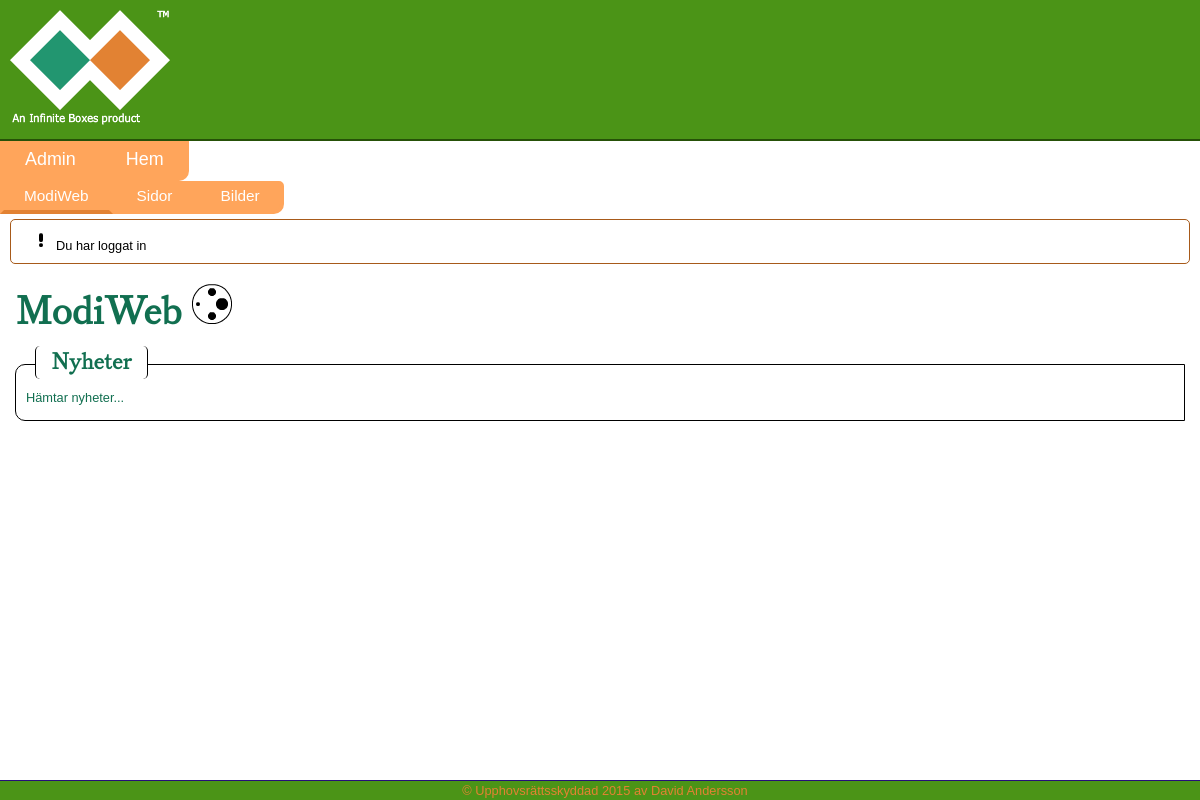
Page /admin_modiweb (signed in) on the committed database.
### tables this page shows
CREATE TABLE IF NOT EXISTS `modiweb_pages` (
  `id` int(11) NOT NULL AUTO_INCREMENT,
  `parent` tinytext,
  `name` tinytext,
  `protected` int(1) NOT NULL DEFAULT '0',
  `inmenu` int(1) NOT NULL DEFAULT '1',
  `ord` int(4) DEFAULT NULL,
  `getVars` tinytext,
  `description` text,
  `url` tinytext,
  `content` longtext,
  KEY `Index 1` (`id`)
);

CREATE TABLE IF NOT EXISTS `modiweb_texts` (
  `id` int(11) NOT NULL AUTO_INCREMENT,
  `name` tinytext NOT NULL,
  `content` text NOT NULL,
  `align` tinytext NOT NULL,
  `float` tinytext NOT NULL,
  KEY `id` (`id`)
);

### inc/config.php (called while the page is built, shortened)
<?php
class Config {
	private static $db = [];
	private static $menu = [];
	static public function init() {
		self::$db["prefix"] = "modiweb";
		self::$menu["orientation"] = "horizontal";
	}
	public static function getMenu() {
		return self::$menu;
	}
	public static function dbPrefix() {
		return self::$db["prefix"]."_";
	}
}

### modules/sql/index.php (called while the page is built, shortened)
<?php
class sql {
	private static $pdo;
	public static function init() {
		$db = Config::getDB();
		$options  = array(PDO::MYSQL_ATTR_INIT_COMMAND => "SET NAMES 'UTF8'");
		self::$pdo = new PDO($db["dsn"], $db["user"], $db["pass"], $options);
	}
	public static function get($q) {
		$q = str_replace(";", "", $q);
		$todo = self::$pdo->prepare($q.";");
		$todo->setFetchMode(PDO::FETCH_ASSOC);
		$todo->execute();
		if($todo->rowCount() > 1) {
			return $todo->fetchAll();
		} elseif($todo->rowCount() == 1) {
			return $todo->fetch();
		} else {
			return false;
		}
	}
}
?>

### modules/elements/index.php (the view, shortened to what this page needs)
<?php
class elements {
	public static function write($type = "", $id = "", $parameters = "") {
		$t = sql::get("SELECT name,id FROM ".Config::dbPrefix()."texts");
		$texts = [];
		foreach($t as $k => $v) {
			array_push($texts, ["name" => $v["name"], "id" => $v["id"]]);
		}
		foreach($texts as $k => $v) {
			if((isset($_SESSION["user"])) && (page::isEditable() === true)) {
				$id = str_ireplace("!:!".$v["name"]."!:!", "<a href=\"#\" class=\"edit\" onclick=\"edit(".$v["id"].");\">".sql::get("SELECT content FROM ".Config::dbPrefix()."texts WHERE name = '".$v["name"]."';")["content"]."</a>", $id);
			} else {
				$id = str_ireplace("!:!".$v["name"]."!:!", sql::get("SELECT content FROM ".Config::dbPrefix()."texts WHERE name = '".$v["name"]."';")["content"], $id);
			}
		}
		if($type != "") {
			echo("<".$type.$parameters.">".$id."</".$type.">");
		} else {
			echo($id);
		}
	}
	public static function group($content, $minimizable = false, $title = false, $id = false, $attr = false, $class = false, $contentAttr = false) {
		if($id !== false) {
			$idt = " id=\"".$id."\"";
		} else {
			$idt = "";
		}
		if($attr !== false) {
			$attr = " ".$attr;
		} else {
			$attr = "";
		}
		if($class !== false) {
			$class = " ".$class;
		} else {
			$class = "";
		}
		if($contentAttr !== false) {
			$contentAttr = " ".$contentAttr;
		} else {
			$contentAttr = "";
		}
		if($minimizable === true) {
			$minimize = " onclick=\"groupMinimize(this);\" onmouseover=\"popup('Minimera');\"";
		} else {
			$minimize = "";
		}
		if($title != false) {
			return "<div class=\"group".$class."\"".$idt.$attr."><div class=\"grouptitle\"".$minimize."><h3>".$title."</h3></div><div class=\"groupcontent\"".$contentAttr.">".$content."</div></div>
";
		}
	}
}

### inc/menu.php (shortened to what this page needs)
<?php
class menu {
	static private $items;
	static public function init() {
		$pages = sql::get("SELECT * FROM ".Config::dbPrefix()."pages WHERE url IS NOT NULL AND inmenu = 1 ORDER BY -ord DESC");
	}
	static public function add($name, $url, $parent = "main") {
		$toPush = ["name" => $name, "url" => $url];
		if(!isset(self::$items[$parent])) {
			self::$items[$parent] = [];
		}
		array_push(self::$items[$parent], $toPush);
	}
	static public function write() {
		self::init();
		$conf = Config::getMenu();
		if($conf["orientation"] == "horizontal") {
			$childExists = false;
			if($childExists == true) {
				echo("<div id=\"menu\">");
			} else {
				echo("<div id=\"menu\">");
			}
			$sw = false;
			foreach(self::$items as $k => $v) {
				if($sw == false) {
					echo("<div class=\"menu\" id=\"main\"><ul>");
				} else {
					$childExists = false;
					foreach($v as $k2 => $v2) {
						if($v2["url"] == $_SESSION["page"]) {
							$childExists = true;
						}
					}
					if(($k == $_SESSION["page"]) || ($childExists == true)) {
						$dis = "";
					} else {
						$dis = " disabledMenu";
					}
					echo("<div class=\"submenu".$dis."\" id=\"sub".$k."\"><ul>");
				}
				foreach($v as $k2 => $v2) {
					if(isset(self::$items[$v2["url"]])) {
						$link = " onmouseover=\"submenu('".$v2["url"]."');\"";
					} else {
						if($sw !== true) {
							$link = " onmouseover=\"submenu('none');\"";
						} else {
							$link = "";
						}
					}
					$active = "";
					if($_SESSION["page"] == $v2["url"]) {
						$active = " menuActive";
					}
					$tabDisable = " tabindex=\"-1\"";
					echo("<li class=\"td link".$active."\"".$link."><a".$tabDisable." href=\"".urlencode($v2["url"])."\">".$v2["name"]."</a></li>");
				}
				echo("</ul></div>");
				if($sw == false) {
					$sw = true;
				}
			}
			echo("</div>");
		}
	}
}

### style/base.css (style rules this page uses)
html { margin: 0px 0px 5px; }
body { background: #fff; font-size: 100%; padding: 0px; margin: 0px; }
* { font-family: Verdana, Geneva, sans-serif; text-decoration: none; }
p { font-family: Verdana, Geneva, sans-serif; font-size: 0.8em; text-indent: 10px; margin: 5px 0px; }
:not(a) > p, :not(a) > h1, :not(a) > h2, :not(a) > h3, :not(a) > pre, :not(a) > label { color: #116F50; white-space: pre-line; }
a:not(img) { font-family: Verdana, Geneva, sans-serif; text-decoration: none; color: #D22F4F; }
:not(p) > a:not(img) { font-size: 0.8em; }
*[onclick] { color: #D22F4F; cursor: pointer; }
h1,h2,h3 { font-family: theano, Times New Roman, serif; line-height: 100%; margin: 5px; }
h3 { font-size: 1.4em; }
ul { margin: 2px 0px; padding: 0px; list-style-position: inside; }
#menu { margin: 0px; overflow-x: disabled; }
#menu ul { list-style-type: none; margin: 0px; padding: 0px; width: 100%; }
.menu li { line-height: 20pt; font-size: 1.4em; }
.submenu li { line-height: 16pt; font-size: 1.2em; }
.submenu { height: 33px; opacity: initial; visibility: visible; transition-delay: 200ms; transition: visibility 200ms, opacity 200ms, height 200ms; }
#menu .link { background: #FFA55B; border-color: #FFA55B; text-align: center; display: inline-block; transition: border-color 200ms; }
.menu .link:last-child { border-radius: 0px 0px 10px 0px; }
.submenu .link:last-child { border-radius: 0px 5px 10px 0px; }
#menu .menuActive { border-color: #FFA55B #FFA55B #E28233 #FFA55B; }
.menu .link { border: 5px solid; height: 30px; transition: height 200ms; }
.submenu .link { border-color: #FFA55B #E28233 #E28233 #FFB577; border: 4px solid; height: 25px; }
#menu .link a { color: #fff; padding: 0px 20px; height: 100%; display: block; }
#footer p { margin: 2px; text-align: center; color: #fff; }
.group { margin: -5px 5px 5px; }
.grouptitle { position: relative; top: 15px; left: 20px; background: #fff; border: 1px solid #000; border-width: 0px 1px; border-radius: 5px; margin: px 0px 10px; padding: 0px 10px; line-height: 100%; cursor: default; display: inline-block; }
.groupcontent { border: 1px solid #000; border-radius: 10px; padding: 20px 10px 10px; min-width: 100px; }
.group .groupcontent:not(.groupcontentDisabled) { max-height: 500px; overflow: hidden; transition: max-height 200ms; }
.group p { text-indent: 0px; }
.edit { color: #00f; font-size: inherit; font-family: inherit; border: 5px solid; border-width: 0px 2px; margin: 0px -2px; border-radius: 15%; }
.edit { color: #E28233; border-color: #4B9417; }
#content * { min-height: 5px; min-width: 5px; }

### rows in the picture
modiweb_pages: name "Hem"
modiweb_texts: name+id+content "© Upphovsrättsskyddad 2015 av David Andersson"

### other values in the picture
$v2["name"] "Admin"
$v2["name"] "ModiWeb"
$v2["name"] "Sidor"
$v2["name"] "Bilder"
$v "Du har loggat in"
$title "Nyheter"
$content "Hämtar nyheter..."
